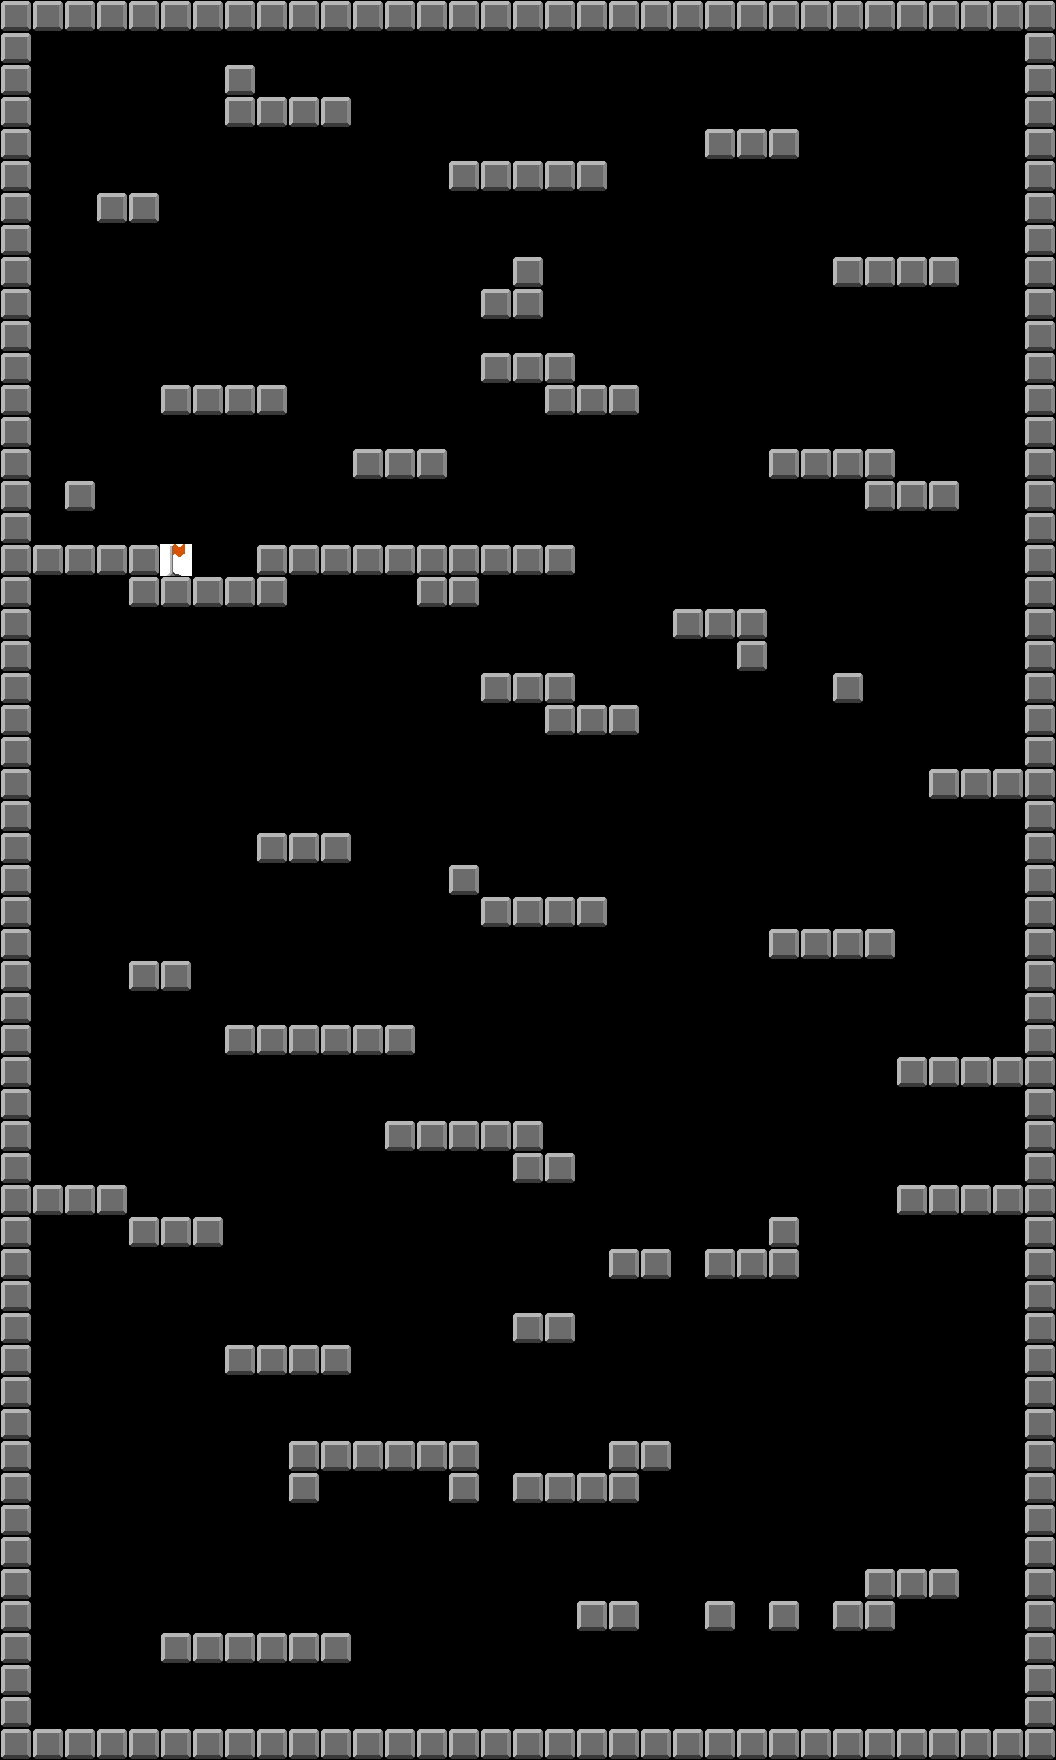

Below is a game level as drawn by its tile map, then a one-line description and the .tmx that defines it (tile-layer data replaced by summaries):
An orthogonal 33x55 tile map with 32x32 px tiles, 1 tile layer (Walls).

<map version="1.0" orientation="orthogonal" renderorder="right-down" width="33" height="55" tilewidth="32" tileheight="32">
 <tileset firstgid="1" name="Tiles" tilewidth="32" tileheight="32">
  <image source="tiles.png" trans="ffffff" width="64" height="32" />
 </tileset>
 <layer name="Walls" width="33" height="55">
  <data>[1815 cells, 333 non-empty, 2 distinct tile ids]</data>
 </layer>
</map>